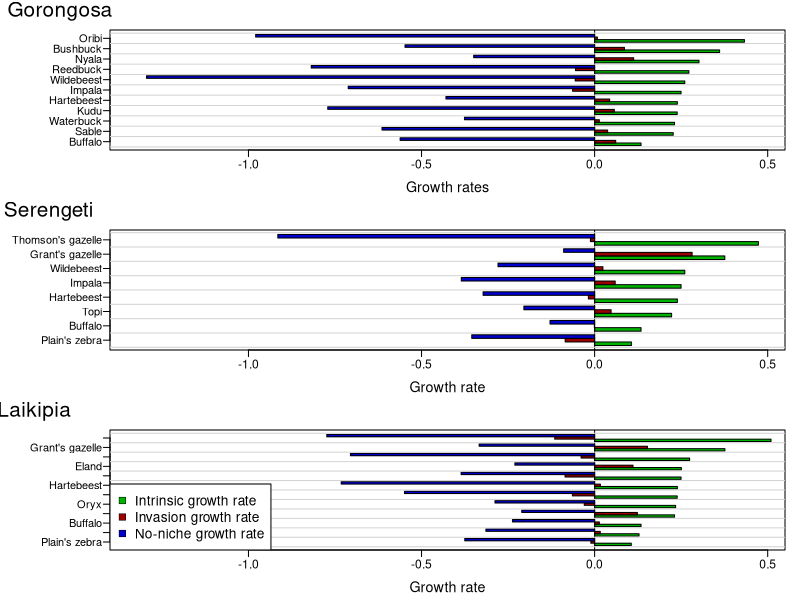

Source code (R):
setwd("C:/Users/Falko/Documents/Standalone Research/Mammal Isotopes/Most recent manuscript and files")

# Load the data
comm <- read.csv("Processed_data/MCT_combined_data.csv")


# Define the colour ramp
col.ramp <- c(rgb(0,0.7,0,1), rgb(0.6,0,0,1), rgb(0,0,.8,1))

# Annualised or daily rates (change this parameter for more intutitve interpretation)
rate <- "annual" # or daily

# Correction factor for growth rate
yr <- ifelse(rate=="annual", 365,1)
# Interval range for horizontal axis
int.l <- ifelse(rate=="annual", -1.4, -0.004)
int.h <- ifelse(rate=="annual", .55, 0.002)
int <- c(int.l,int.h)

# Set plot dimensions
png(filename="Figures/Growth rates.png",width=14,height=28,units="cm",res=300)

# Set plot margins
par(mfrow=c(3,1))
par(mai=c(0.5,1.1,0.3,0.15))


########################################################################################
# Use a subset of data from Gorongosa
G.sub <- comm[comm$PA=="Gorongosa",]

# Creat a sub=matrix with growth rates
G.gr <- as.matrix(G.sub[,c(5,6,7)])*yr
rownames(G.gr) <- G.sub[,2]


# Create bar chart
barplot(height=t(G.gr[order(G.gr[,1]),]), beside=T, horiz=T, las=1, col= rep(col.ramp, dim(G.gr)[1]),
	xlim=int,xlab="Growth rates",cex.axis=1.1, cex.lab= 1.3, mgp=c(2.4,0.6,0))

# add zero-line and bounding box
abline(v=0); box()
# Add axis ticks and guidelines
axis(2,at =seq(2.5,42.5,by=4), labels=rep("",11))
abline(h=seq(0.5,44.5,by=4), col="lightgrey")

# Add panel label
mtext("(a) Gorongosa",cex=1.25, side = 3, adj = -0.25, line = 0.8,font=1)

#######################################################################################3
########################################################################################
# Use a subset of data from Serengeti
S.sub <- comm[comm$PA=="Serengeti",]

# Creat a sub=matrix with growth rates
S.gr <- as.matrix(S.sub[,c(5,6,7)])*yr
rownames(S.gr) <- S.sub[,2]


# Create bar chart
barplot(height=t(S.gr[order(S.gr[,1]),]), beside=T, horiz=T, las=1, col= rep(col.ramp, dim(S.gr)[1]),
	xlim=int,xlab="Growth rate",cex.axis=1.1, cex.lab= 1.3, mgp=c(2.4,0.6,0))

# add zero-line and bounding box
abline(v=0); box()
# Add axis ticks and guidelines
axis(2,at =seq(2.5,30.5,by=4), labels=rep("",8))
abline(h=seq(0.5,36.5,by=4), col="lightgrey")

# Add panel label
mtext("(b) Serengeti",cex=1.25, side = 3, adj = -0.25, line = 0.8,font=1)

#######################################################################################3
########################################################################################
# Use a subset of data from Laikipia
L.sub <- comm[comm$PA=="Laikipia",]

# Creat a sub=matrix with growth rates
L.gr <- as.matrix(L.sub[,c(5,6,7)])*yr
rownames(L.gr) <- L.sub[,2]


# Create bar chart
barplot(height=t(L.gr[order(L.gr[,1]),]), beside=T, horiz=T, las=1, col= rep(col.ramp, dim(L.gr)[1]),
	xlim=int,xlab="Growth rate",cex.axis=1.1, cex.lab= 1.3, mgp=c(2.4,0.6,0))

# add zero-line and bounding box
abline(v=0); box()
# Add axis ticks and guidelines
axis(2,at =seq(2.5,46.5,by=4), labels=rep("",12))
abline(h=seq(0.5,48.5,by=4), col="lightgrey")

# Add panel label
mtext("(c) Laikipia",cex=1.25, side = 3, adj = -0.25, line = 0.8,font=1)

# Add legend
legend("bottomleft", pch=22, col="black",pt.bg=col.ramp,bg="white",
	legend=c("Intrinsic growth rate","Invasion growth rate","No-niche growth rate" ),pt.cex=1.5, cex=1.25, pt.lw=0.5)

#######################################################################################3

# Close plot device and save plot
dev.off()

